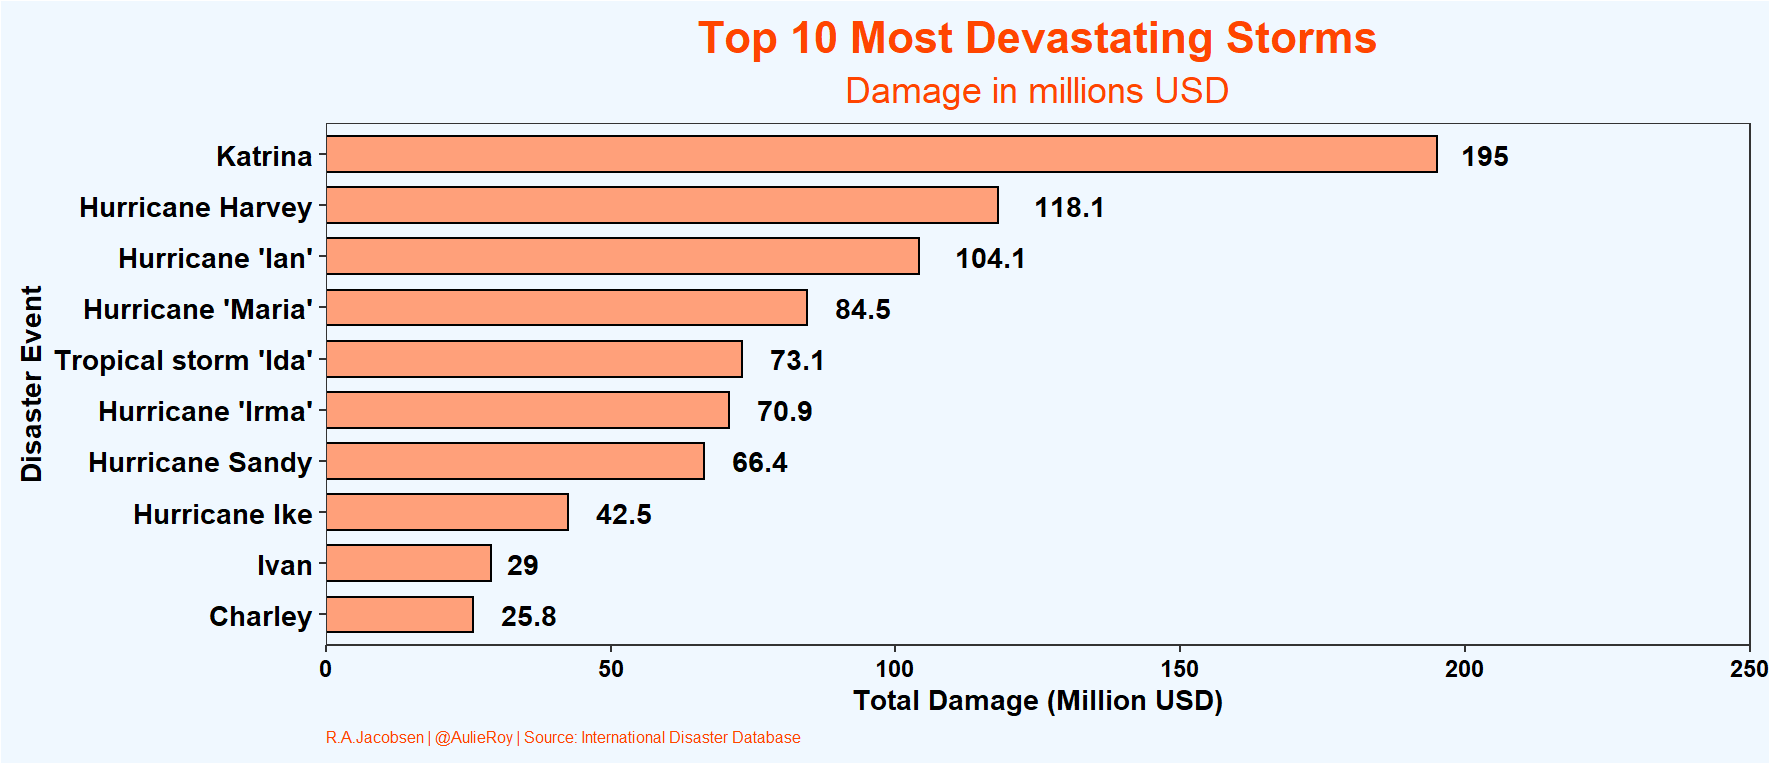

The R source for this figure:


# Data comes from the International Disaster Database. 
# The data can be downloaded here: https://www.emdat.be/
# Most devestating disasters.
# R.A.Jacobsen | @AulieRoy on Twitter and Bluesky 

# Load libraries  
library(tidyverse)
library(readxl)

# Load dataset from International Disaster Database 
emdata <- read_xlsx("C:/Users/roja006/OneDrive - Kristiania/[01] Kristiania/[29] Coding and Data/[03] Data/International Disaster Database/public_emdat.xlsx")

top_10_storms <- emdata %>%
  filter(!is.na(`Total Damage, Adjusted ('000 US$)`), `Disaster Type` == "Storm", !is.na(`Event Name`)) %>%
  top_n(10, `Total Damage, Adjusted ('000 US$)`) %>%
  arrange(desc(`Total Damage, Adjusted ('000 US$)`))

# Plot
top_10_storms %>% 
  ggplot(aes(x = reorder(`Event Name`, `Total Damage, Adjusted ('000 US$)`),y = `Total Damage, Adjusted ('000 US$)` / 1e6, fill = `Disaster Type`)) +
  geom_bar(stat = "identity", width = 0.7, color = "black", show.legend = FALSE) + 
  geom_text(aes(
    label = round(`Total Damage, Adjusted ('000 US$)` / 1e6, 1)), 
    hjust = -0.5, 
    color = "black",
    size = 5,
    fontface = "bold"
  ) +
  scale_fill_manual(values = c("Storm" = "#FFA07A")) +  
  coord_flip() +
  theme_bw(base_size = 14) +
  theme(
    panel.background = element_rect(fill = "#f0f8ff"), 
    plot.background = element_rect(fill = "#f0f8ff"),
    plot.title = element_text(face = "bold", size = 22, hjust = 0.5, color = "#ff4500"),  
    plot.subtitle = element_text(size = 18, hjust = 0.5, color = "#ff4500"),
    plot.caption = element_text(size = 8, hjust = 0, colour = "#ff4500"), 
    axis.text.y = element_text(color = "black", size = 14, face = "bold"),
    axis.text.x = element_text(color = "black", size = 12, face = "bold"),
    axis.title.x = element_text(color = "black", size = 14, face = "bold"),
    axis.title.y = element_text(color = "black", size = 14, face = "bold"),
    plot.margin = margin(10, 10, 10, 10),
    panel.grid.major = element_blank(), 
    panel.grid.minor = element_blank()   
  ) +
  labs(
    title = "Top 10 Most Devastating Storms",
    subtitle = "Damage in millions USD",
    x = "Disaster Event",
    y = "Total Damage (Million USD)", 
    caption = "R.A.Jacobsen | @AulieRoy | Source: International Disaster Database"
  ) + 
  scale_y_continuous(expand = c(0,0), limits = c(0, 250))
